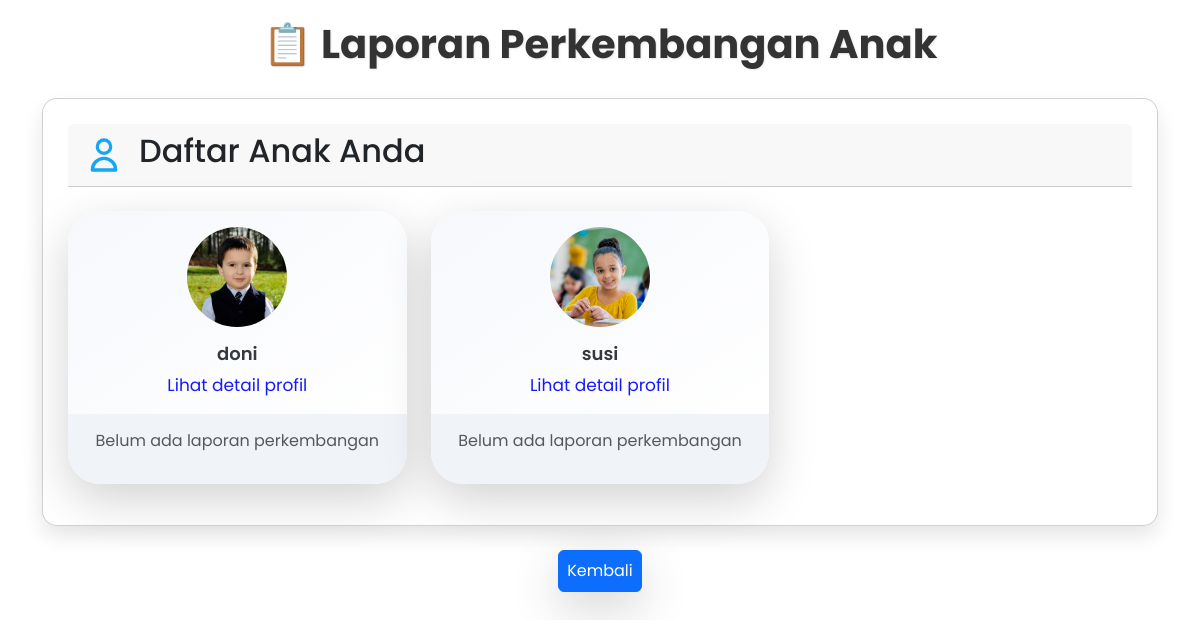
The app's page /users/laporan_perkembangan/ (signed in) with its own data.
### users/models.py (models this page shows, shortened)
class Child(models.Model):
    GENDER_CHOICES = [
        ('Laki-laki', 'Laki-laki'),
        ('Perempuan', 'Perempuan'),
    ]
    user = models.ForeignKey(settings.AUTH_USER_MODEL, on_delete=models.CASCADE, related_name='children')
    nama_anak = models.CharField(max_length=100)
    jenis_kelamin = models.CharField(max_length=10, choices=GENDER_CHOICES)
    hobi = models.CharField(max_length=255)
    ktp = models.FileField(upload_to='uploads/ktp/', null=True, blank=True)
    akta_kelahiran = models.FileField(upload_to='uploads/akta_kelahiran/', null=True, blank=True)
    riwayat_penyakit = models.TextField()
    program = models.ForeignKey(Program, on_delete=models.SET_NULL, null=True, blank=True)
    usia = models.IntegerField()
    keterangan_tambahan = models.TextField(null=True, blank=True)
    foto_anak = models.ImageField(upload_to='child_profiles/', null=True, blank=True)
    is_approved = models.BooleanField(default=False)

### users/views.py (the view)
# urls.py: path('laporan_perkembangan/',views.laporan_perkembangan, name="laporan_perkembangan"),
def laporan_perkembangan(request):
    active_pendaftarans = Pendaftaran.objects.filter(
    nama_ortu=request.user,
    payment_status='success'
    )
    children = Child.objects.filter(user=request.user, is_approved=True)
    pending_children = Child.objects.filter(user=request.user, is_approved=False)
    active_programs = []
    for pendaftaran in active_pendaftarans:
        active_programs.append({
            'program_name': pendaftaran.program.name,
        })
    context = {
        'children': children,
        'active_programs': active_programs,
        'pending_children': pending_children,
    }
    return render(request, 'laporan_perkembangan.html', context)

### users/templates/laporan_perkembangan.html (shortened to what this page needs)
{% extends 'base/base_element.html' %} {% load static %} {% block extra_css %}
<link rel="stylesheet" href="{% static 'css/laporan-style.css' %}" />
{% endblock %} {% block body_block %}
<main class="container">
  <header>
    <h1 class="header">📋 Laporan Perkembangan Anak</h1>
  </header>
  <section id="child-selection-card" class="card">
    <header class="card-header">
      <svg
        class="card-header-icon"
        fill="none"
        stroke="currentColor"
        viewBox="0 0 24 24"
        xmlns="http://www.w3.org/2000/svg"
      >
        <path
          stroke-linecap="round"
          stroke-linejoin="round"
          stroke-width="2"
          d="M16 7a4 4 0 11-8 0 4 4 0 018 0zM12 14a7 7 0 00-7 7h14a7 7 0 00-7-7z"
        ></path>
      </svg>
      <h2>Daftar Anak Anda</h2>
    </header>
    <div id="child-selection" class="child-selection">
      {% if children %}
      <div class="column row">
        {% for child in children %}
        <div class="col-md-4 mb-3 mt-4">
          <div class="card h-100 shadow-lg rounded-5 overflow-hidden">
            <div class="card-body text-center">
              <img
                        src="{% if child.foto_anak %}{{ child.foto_anak.url }}{% else %}{% static 'images/IMG_6643.png' %}{% endif %}"
                        class="child-image mb-3 rounded-circle" style="width:100px;height:100px"
                        alt="Foto {{ child.nama_anak }}"
                    />
              <h5 style="font-weight:600;font-size:18px;opacity:90%" class="card-title mb-2">{{ child.nama_anak }}</h5>
              <a href="{% url 'users:profile_view' %}" style="text-decoration:none;font-size:17px;color:blue;font-weight:400;opacity:90%">Lihat detail profil</a>
            </div>
            <div class="development-details">
              {% if child.developments.count > 0 %}
              <a
                href="{% url 'users:download_pdf' child.id %}"
                class="btn btn-primary "
              >
                📄 Download Laporan PDF
              </a>
              {% else %}
              <p class="text-muted">Belum ada laporan perkembangan</p>
              {% endif %}
            </div>
          </div>
        </div>
        {% endfor %}
      </div>
      {% else %}
      <p class="text-center text-muted">
        Anda belum memiliki anak yang terdaftar.
      </p>
      {% endif %}
    </div>
  </section>
  <div class="mt-3 text-center p-2">
    <a
      class="btn btn-primary p-2 shadow-lg"
      href="{% url 'users:profile-base' %}"
      >Kembali</a
    >
  </div>
</main>
{% endblock %}

### static/css/laporan-style.css (style rules this page uses)
* { font-family: "Poppins", sans-serif; }
:root { --primary-color: #15a6f5; --secondary-color: #f5a623; --background-color: #f0f4f8; --text-color: #333; --card-shadow: 0 10px 20px rgba(0, 0, 0, 0.1); }
body { background-color: var(--background-color); color: var(--text-color); line-height: 1.6; }
.container { max-width: 1200px; margin: 0 auto; padding: 20px; }
.header { text-align: center; color: var(--text-color); margin-bottom: 30px; font-weight: 700; text-shadow: 1px 1px 2px rgba(0, 0, 0, 0.1); }
#child-selection-card { background-color: white; border-radius: 15px; box-shadow: var(--card-shadow); padding: 25px; }
.card-header { display: flex; align-items: center; gap: 15px; border-bottom: 2px solid var(--primary-color); padding-bottom: 10px; margin-bottom: 20px; }
.card-header-icon { width: 40px; height: 40px; color: var(--primary-color); }
.child-selection .card { transition: transform 0.3s ease, box-shadow 0.3s ease; border: none; overflow: hidden; }
.card-body { background: linear-gradient(145deg, #f6f8fc, #ffffff); }
.development-details { width: 100%; text-align: center; padding: 15px; background-color: var(--background-color); }
.btn-primary { background-color: var(--secondary-color); border: none; padding: 10px 20px; border-radius: 25px; transition: all 0.3s ease; }

### records on screen
Child: foto_anak (picture), nama_anak "doni", shows "Belum ada laporan perkembangan"
Child: foto_anak (picture), nama_anak "susi", shows "Belum ada laporan perkembangan"
